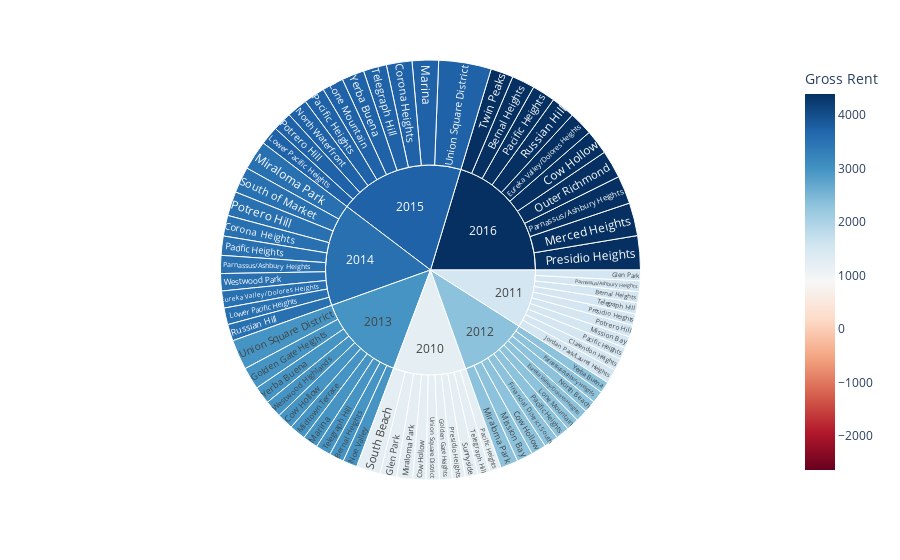

Notebook code cell kept with this figure:
### Code cell
# Sunburst Plot
sunburst_plot = px.sunburst(
                            top_10_by_year,
                            path=['year', 'neighborhood'],
                            values='sale_price_sqr_foot',
                            color='gross_rent',
                            color_continuous_scale='RdBu',
                            color_continuous_midpoint=np.average(top_10_by_year['sale_price_sqr_foot'], 
                            weights=top_10_by_year['gross_rent']),
                            hover_name='neighborhood',
                            hover_data={'housing_units': True, 'sale_price_sqr_foot':':.2f',
                                       'gross_rent':':.2f'},
                            labels={
                                'sale_price_sqr_foot': 'Price per SqFT',
                                'gross_rent': 'Gross Rent',
                                'parent': 'Year'})
sunburst_plot

### Figure 1 — Plotly figure (JSON) as saved in the notebook; plotly's stock layout.template omitted (floating-point values rounded to 4 significant figures; data arrays with more than 128 entries replaced by an {"elided": "..."} marker saying what was removed)
{"data": [{"branchvalues": "total", "customdata": {"elided": "77x3 float values"}, "domain": {"x": [0, 1], "y": [0, 1]}, "hovertemplate": "<b>%{hovertext}</b><br><br>labels=%{label}<br>Price per SqFT=%{customdata[1]:.2f}<br>Year=%{parent}<br>id=%{id}<br>housing_units=%{customdata[0]}<br>Gross Rent=%{color:.2f}<extra></extra>", "hovertext": ["Bernal Heights ", "Bernal Heights ", "Bernal Heights ", "Clarendon Heights", "Corona Heights", "Corona Heights", "Cow Hollow", "Cow Hollow", "Cow Hollow", "Cow Hollow", "Eureka Valley/Dolores Heights", "Eureka Valley/Dolores Heights", "Eureka Valley/Dolores Heights", "Financial District South", "Glen Park", "Glen Park", "Golden Gate Heights", "Golden Gate Heights", "Jordan Park/Laurel Heights", "Lone Mountain", "Lone Mountain", "Lower Pacific Heights", "Lower Pacific Heights", "Marina", "Marina", "Merced Heights", "Midtown Terrace", "Miraloma Park", "Miraloma Park", "Miraloma Park", "Mission Bay", "Mission Bay", "Noe Valley", "North Beach", "North Waterfront", "Outer Richmond ", "Pacific Heights", "Pacific Heights", "Pacific Heights", "Pacific Heights", "Pacific Heights", "Pacific Heights", "Parnassus/Ashbury Heights", "Parnassus/Ashbury Heights", "Parnassus/Ashbury Heights", "Parnassus/Ashbury Heights", "Potrero Hill", "Potrero Hill", "Potrero Hill", "Presidio Heights", "Presidio Heights", "Presidio Heights", "Russian Hill", "Russian Hill", "South Beach", "South of Market", "Sunnyside", "Telegraph Hill", "Telegraph Hill", "Telegraph Hill", "Telegraph Hill", "Twin Peaks", "Union Square District", "Union Square District", "Union Square District", "Westwood Highlands", "Westwood Park", "Yerba Buena", "Yerba Buena", "Yerba Buena", "(?)", "(?)", "(?)", "(?)", "(?)", "(?)", "(?)"], "ids": ["2011/Bernal Heights ", "2013/Bernal Heights ", "2016/Bernal Heights ", "2011/Clarendon Heights", "2014/Corona Heights", "2015/Corona Heights", "2010/Cow Hollow", "2012/Cow Hollow", "2013/Cow Hollow", "2016/Cow Hollow", "2012/Eureka Valley/Dolores Heights", "2014/Eureka Valley/Dolores Heights", "2016/Eureka Valley/Dolores Heights", "2012/Financial District South", "2010/Glen Park", "2011/Glen Park", "2010/Golden Gate Heights", "2013/Golden Gate Heights", "2011/Jordan Park/Laurel Heights", "2012/Lone Mountain", "2015/Lone Mountain", "2014/Lower Pacific Heights", "2015/Lower Pacific Heights", "2013/Marina", "2015/Marina", "2016/Merced Heights", "2013/Midtown Terrace", "2010/Miraloma Park", "2012/Miraloma Park", "2014/Miraloma Park", "2011/Mission Bay", "2012/Mission Bay", "2013/Noe Valley", "2012/North Beach", "2015/North Waterfront", "2016/Outer Richmond ", "2010/Pacific Heights", "2011/Pacific Heights", "2012/Pacific Heights", "2014/Pacific Heights", "2015/Pacific Heights", "2016/Pacific Heights", "2011/Parnassus/Ashbury Heights", "2012/Parnassus/Ashbury Heights", "2014/Parnassus/Ashbury Heights", "2016/Parnassus/Ashbury Heights", "2011/Potrero Hill", "2014/Potrero Hill", "2015/Potrero Hill", "2010/Presidio Heights", "2011/Presidio Heights", "2016/Presidio Heights", "2014/Russian Hill", "2016/Russian Hill", "2010/South Beach", "2014/South of Market", "2010/Sunnyside", "2010/Telegraph Hill", "2011/Telegraph Hill", "2013/Telegraph Hill", "2015/Telegraph Hill", "2016/Twin Peaks", "2010/Union Square District", "2013/Union Square District", "2015/Union Square District", "2013/Westwood Highlands", "2014/Westwood Park", "2012/Yerba Buena", "2013/Yerba Buena", "2015/Yerba Buena", "2010", "2011", "2012", "2013", "2014", "2015", "2016"], "labels": ["Bernal Heights ", "Bernal Heights ", "Bernal Heights ", "Clarendon Heights", "Corona Heights", "Corona Heights", "Cow Hollow", "Cow Hollow", "Cow Hollow", "Cow Hollow", "Eureka Valley/Dolores Heights", "Eureka Valley/Dolores Heights", "Eureka Valley/Dolores Heights", "Financial District South", "Glen Park", "Glen Park", "Golden Gate Heights", "Golden Gate Heights", "Jordan Park/Laurel Heights", "Lone Mountain", "Lone Mountain", "Lower Pacific Heights", "Lower Pacific Heights", "Marina", "Marina", "Merced Heights", "Midtown Terrace", "Miraloma Park", "Miraloma Park", "Miraloma Park", "Mission Bay", "Mission Bay", "Noe Valley", "North Beach", "North Waterfront", "Outer Richmond ", "Pacific Heights", "Pacific Heights", "Pacific Heights", "Pacific Heights", "Pacific Heights", "Pacific Heights", "Parnassus/Ashbury Heights", "Parnassus/Ashbury Heights", "Parnassus/Ashbury Heights", "Parnassus/Ashbury Heights", "Potrero Hill", "Potrero Hill", "Potrero Hill", "Presidio Heights", "Presidio Heights", "Presidio Heights", "Russian Hill", "Russian Hill", "South Beach", "South of Market", "Sunnyside", "Telegraph Hill", "Telegraph Hill", "Telegraph Hill", "Telegraph Hill", "Twin Peaks", "Union Square District", "Union Square District", "Union Square District", "Westwood Highlands", "Westwood Park", "Yerba Buena", "Yerba Buena", "Yerba Buena", "2010", "2011", "2012", "2013", "2014", "2015", "2016"], "marker": {"coloraxis": "coloraxis", "colors": [1530, 2971, 4390, 1530, 3528, 3739, 1239, 2324, 2971, 4390, 2324, 3528.0, 4390, 2324, 1239, 1530, 1239, 2971, 1530, 2324, 3739, 3528, 3739, 2971, 3739, 4390, 2971, 1239, 2324, 3528, 1530, 2324, 2971, 2324, 3739, 4390, 1239, 1530, 2324, 3528, 3739, 4390, 1530, 2324, 3528, 4390, 1530, 3528, 3739, 1239, 1530, 4390, 3528, 4390, 1239, 3528, 1239, 1239, 1530, 2971, 3739, 4390, 1239, 2971, 3739.0, 2971.0, 3528.0, 2324, 2971.0, 3739, 1239.0, 1530.0, 2324, 2971, 3528, 3739.0, 4390.0]}, "name": "", "parents": ["2011", "2013", "2016", "2011", "2014", "2015", "2010", "2012", "2013", "2016", "2012", "2014", "2016", "2012", "2010", "2011", "2010", "2013", "2011", "2012", "2015", "2014", "2015", "2013", "2015", "2016", "2013", "2010", "2012", "2014", "2011", "2012", "2013", "2012", "2015", "2016", "2010", "2011", "2012", "2014", "2015", "2016", "2011", "2012", "2014", "2016", "2011", "2014", "2015", "2010", "2011", "2016", "2014", "2016", "2010", "2014", "2010", "2010", "2011", "2013", "2015", "2016", "2010", "2013", "2015", "2013", "2014", "2012", "2013", "2015", "", "", "", "", "", "", ""], "type": "sunburst", "values": [471.9, 630.9, 986.8, 520.7, 888.2, 1101.0, 569.4, 644.8, 707.4, 1059.0, 524.8, 729.0, 1027.0, 613.8, 715.6, 457.4, 551.8, 956.2, 610.8, 546.0, 918.3, 716.4, 800.0, 655.2, 1133.0, 1417.0, 703.1, 680.6, 756.2, 1268.0, 507.0, 689.5, 615.1, 517.2, 890.9, 1197.0, 496.5, 509.0, 586.2, 824.7, 910.2, 996.4, 466.6, 515.9, 773.4, 1208.0, 503.1, 1045.0, 821.3, 549.4, 493.8, 1466.0, 714.2, 1024.0, 1037.0, 1120.0, 542.5, 524.8, 483.4, 653.3, 997.0, 970.1, 569.2, 1290.0, 2259.0, 747.3, 743.0, 491.8, 753.0, 963.5, 6237.0, 5024.0, 5886.0, 7712.0, 8822.0, 10790.0, 11350.0]}], "layout": {"autosize": true, "coloraxis": {"cmid": 878.8, "colorbar": {"title": {"text": "Gross Rent"}}, "colorscale": [[0, "rgb(103,0,31)"], [0.1, "rgb(178,24,43)"], [0.2, "rgb(214,96,77)"], [0.3, "rgb(244,165,130)"], [0.4, "rgb(253,219,199)"], [0.5, "rgb(247,247,247)"], [0.6, "rgb(209,229,240)"], [0.7, "rgb(146,197,222)"], [0.8, "rgb(67,147,195)"], [0.9, "rgb(33,102,172)"], [1, "rgb(5,48,97)"]]}, "legend": {"tracegroupgap": 0}, "margin": {"t": 60}}}
